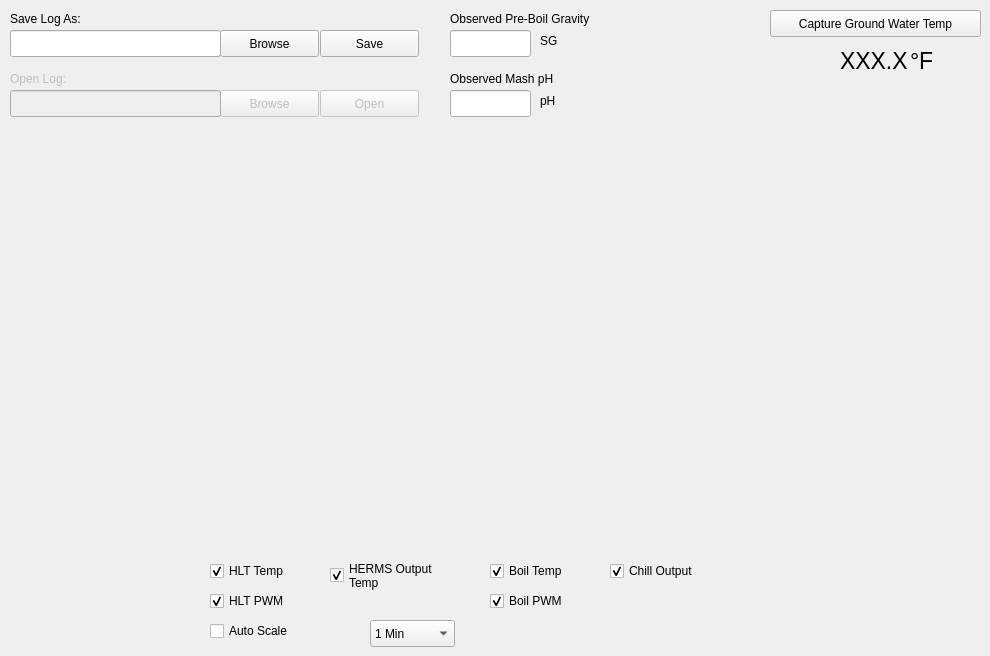
    <widget class="QWidget" name="tab_8">
     <attribute name="title">
      <string>LOGS</string>
     </attribute>
     <widget class="QLabel" name="label_232">
      <property name="geometry">
       <rect>
        <x>10</x>
        <y>10</y>
        <width>121</width>
        <height>17</height>
       </rect>
      </property>
      <property name="text">
       <string>Save Log As:</string>
      </property>
     </widget>
     <widget class="QLabel" name="label_233">
      <property name="enabled">
       <bool>false</bool>
      </property>
      <property name="geometry">
       <rect>
        <x>10</x>
        <y>70</y>
        <width>121</width>
        <height>17</height>
       </rect>
      </property>
      <property name="text">
       <string>Open Log:</string>
      </property>
     </widget>
     <widget class="QCheckBox" name="Logs_Auto_Scale_Enable_ChkBox">
      <property name="geometry">
       <rect>
        <x>210</x>
        <y>620</y>
        <width>98</width>
        <height>22</height>
       </rect>
      </property>
      <property name="text">
       <string>Auto Scale</string>
      </property>
     </widget>
     <widget class="QCustomPlot" name="customPlot_Logs" native="true">
      <property name="geometry">
       <rect>
        <x>40</x>
        <y>170</y>
        <width>891</width>
        <height>381</height>
       </rect>
      </property>
     </widget>
     <widget class="QPushButton" name="PB_Logs_Browse_OpenLog">
      <property name="enabled">
       <bool>false</bool>
      </property>
      <property name="geometry">
       <rect>
        <x>220</x>
        <y>90</y>
        <width>99</width>
        <height>27</height>
       </rect>
      </property>
      <property name="text">
       <string>Browse</string>
      </property>
     </widget>
     <widget class="QLineEdit" name="LE_Logs_OpenLog">
      <property name="enabled">
       <bool>false</bool>
      </property>
      <property name="geometry">
       <rect>
        <x>10</x>
        <y>90</y>
        <width>211</width>
        <height>27</height>
       </rect>
      </property>
     </widget>
     <widget class="QPushButton" name="PB_Logs_OpenLog">
      <property name="enabled">
       <bool>false</bool>
      </property>
      <property name="geometry">
       <rect>
        <x>320</x>
        <y>90</y>
        <width>99</width>
        <height>27</height>
       </rect>
      </property>
      <property name="text">
       <string>Open</string>
      </property>
     </widget>
     <widget class="QPushButton" name="PB_Logs_Save_SaveLogAs">
      <property name="geometry">
       <rect>
        <x>320</x>
        <y>30</y>
        <width>99</width>
        <height>27</height>
       </rect>
      </property>
      <property name="text">
       <string>Save</string>
      </property>
     </widget>
     <widget class="QLineEdit" name="LE_Logs_SaveLogAs">
      <property name="geometry">
       <rect>
        <x>10</x>
        <y>30</y>
        <width>211</width>
        <height>27</height>
       </rect>
      </property>
     </widget>
     <widget class="QPushButton" name="PB_Logs_Browse_SaveLogAs">
      <property name="geometry">
       <rect>
        <x>220</x>
        <y>30</y>
        <width>99</width>
        <height>27</height>
       </rect>
      </property>
      <property name="text">
       <string>Browse</string>
      </property>
     </widget>
     <widget class="QCheckBox" name="Logs_Temp_Enable_ChkBox_HLT">
      <property name="geometry">
       <rect>
        <x>210</x>
        <y>560</y>
        <width>121</width>
        <height>22</height>
       </rect>
      </property>
      <property name="styleSheet">
       <string notr="true"/>
      </property>
      <property name="text">
       <string>HLT Temp</string>
      </property>
      <property name="icon">
       <iconset>
        <normaloff>red.png</normaloff>red.png</iconset>
      </property>
      <property name="checked">
       <bool>true</bool>
      </property>
     </widget>
     <widget class="QCheckBox" name="Logs_PWM_Enable_ChkBox">
      <property name="geometry">
       <rect>
        <x>210</x>
        <y>590</y>
        <width>121</width>
        <height>22</height>
       </rect>
      </property>
      <property name="text">
       <string>HLT PWM</string>
      </property>
      <property name="icon">
       <iconset>
        <normaloff>blue.png</normaloff>blue.png</iconset>
      </property>
      <property name="checked">
       <bool>true</bool>
      </property>
     </widget>
     <widget class="QCheckBox" name="Logs_Temp_Enable_ChkBox_HERMS">
      <property name="geometry">
       <rect>
        <x>330</x>
        <y>550</y>
        <width>171</width>
        <height>51</height>
       </rect>
      </property>
      <property name="styleSheet">
       <string notr="true"/>
      </property>
      <property name="text">
       <string>HERMS Output 
Temp</string>
      </property>
      <property name="icon">
       <iconset>
        <normaloff>green.png</normaloff>green.png</iconset>
      </property>
      <property name="checked">
       <bool>true</bool>
      </property>
     </widget>
     <widget class="QCheckBox" name="Logs_PWM_Enable_ChkBox_2">
      <property name="geometry">
       <rect>
        <x>490</x>
        <y>590</y>
        <width>121</width>
        <height>22</height>
       </rect>
      </property>
      <property name="text">
       <string>Boil PWM</string>
      </property>
      <property name="icon">
       <iconset>
        <normaloff>black.png</normaloff>black.png</iconset>
      </property>
      <property name="checked">
       <bool>true</bool>
      </property>
     </widget>
     <widget class="QCheckBox" name="Logs_Temp_Enable_ChkBox_Boil">
      <property name="geometry">
       <rect>
        <x>490</x>
        <y>560</y>
        <width>121</width>
        <height>22</height>
       </rect>
      </property>
      <property name="styleSheet">
       <string notr="true"/>
      </property>
      <property name="text">
       <string>Boil Temp</string>
      </property>
      <property name="icon">
       <iconset>
        <normaloff>cyan.png</normaloff>cyan.png</iconset>
      </property>
      <property name="checked">
       <bool>true</bool>
      </property>
     </widget>
     <widget class="QCheckBox" name="Logs_Temp_Enable_ChkBox_Chill">
      <property name="geometry">
       <rect>
        <x>610</x>
        <y>560</y>
        <width>141</width>
        <height>22</height>
       </rect>
      </property>
      <property name="styleSheet">
       <string notr="true"/>
      </property>
      <property name="text">
       <string>Chill Output</string>
      </property>
      <property name="icon">
       <iconset>
        <normaloff>magenta.png</normaloff>magenta.png</iconset>
      </property>
      <property name="checked">
       <bool>true</bool>
      </property>
     </widget>
     <widget class="QComboBox" name="CB_Logs_TimeRangeScale">
      <property name="geometry">
       <rect>
        <x>370</x>
        <y>620</y>
        <width>85</width>
        <height>27</height>
       </rect>
      </property>
      <item>
       <property name="text">
        <string>1 Min</string>
       </property>
      </item>
      <item>
       <property name="text">
        <string>5 Min</string>
       </property>
      </item>
      <item>
       <property name="text">
        <string>15 Min</string>
       </property>
      </item>
      <item>
       <property name="text">
        <string>30 Min</string>
       </property>
      </item>
      <item>
       <property name="text">
        <string>1 Hour</string>
       </property>
      </item>
      <item>
       <property name="text">
        <string>2 Hours</string>
       </property>
      </item>
     </widget>
     <widget class="QLineEdit" name="LE_Logs_PreBoilGravity">
      <property name="geometry">
       <rect>
        <x>450</x>
        <y>30</y>
        <width>81</width>
        <height>27</height>
       </rect>
      </property>
     </widget>
     <widget class="QLabel" name="label_234">
      <property name="geometry">
       <rect>
        <x>450</x>
        <y>10</y>
        <width>191</width>
        <height>17</height>
       </rect>
      </property>
      <property name="text">
       <string>Observed Pre-Boil Gravity</string>
      </property>
     </widget>
     <widget class="QLabel" name="label_236">
      <property name="geometry">
       <rect>
        <x>540</x>
        <y>30</y>
        <width>31</width>
        <height>21</height>
       </rect>
      </property>
      <property name="text">
       <string>SG</string>
      </property>
     </widget>
     <widget class="QLineEdit" name="LE_Logs_MashpH">
      <property name="geometry">
       <rect>
        <x>450</x>
        <y>90</y>
        <width>81</width>
        <height>27</height>
       </rect>
      </property>
     </widget>
     <widget class="QLabel" name="label_237">
      <property name="geometry">
       <rect>
        <x>540</x>
        <y>90</y>
        <width>31</width>
        <height>21</height>
       </rect>
      </property>
      <property name="text">
       <string>pH</string>
      </property>
     </widget>
     <widget class="QLabel" name="label_238">
      <property name="geometry">
       <rect>
        <x>450</x>
        <y>70</y>
        <width>191</width>
        <height>17</height>
       </rect>
      </property>
      <property name="text">
       <string>Observed Mash pH</string>
      </property>
     </widget>
     <widget class="QPushButton" name="PB_Logs_CaptureGroundTemp">
      <property name="geometry">
       <rect>
        <x>770</x>
        <y>10</y>
        <width>211</width>
        <height>27</height>
       </rect>
      </property>
      <property name="text">
       <string>Capture Ground Water Temp</string>
      </property>
     </widget>
     <widget class="QLabel" name="L_Logs_GroundWaterTemp">
      <property name="geometry">
       <rect>
        <x>840</x>
        <y>40</y>
        <width>71</width>
        <height>41</height>
       </rect>
      </property>
      <property name="font">
       <font>
        <pointsize>17</pointsize>
       </font>
      </property>
      <property name="text">
       <string>XXX.X</string>
      </property>
      <property name="textFormat">
       <enum>Qt::AutoText</enum>
      </property>
     </widget>
     <widget class="QLabel" name="L_HLT_2">
      <property name="geometry">
       <rect>
        <x>910</x>
        <y>40</y>
        <width>41</width>
        <height>41</height>
       </rect>
      </property>
      <property name="font">
       <font>
        <pointsize>17</pointsize>
       </font>
      </property>
      <property name="text">
       <string>°F</string>
      </property>
      <property name="textFormat">
       <enum>Qt::AutoText</enum>
      </property>
     </widget>
    </widget>
